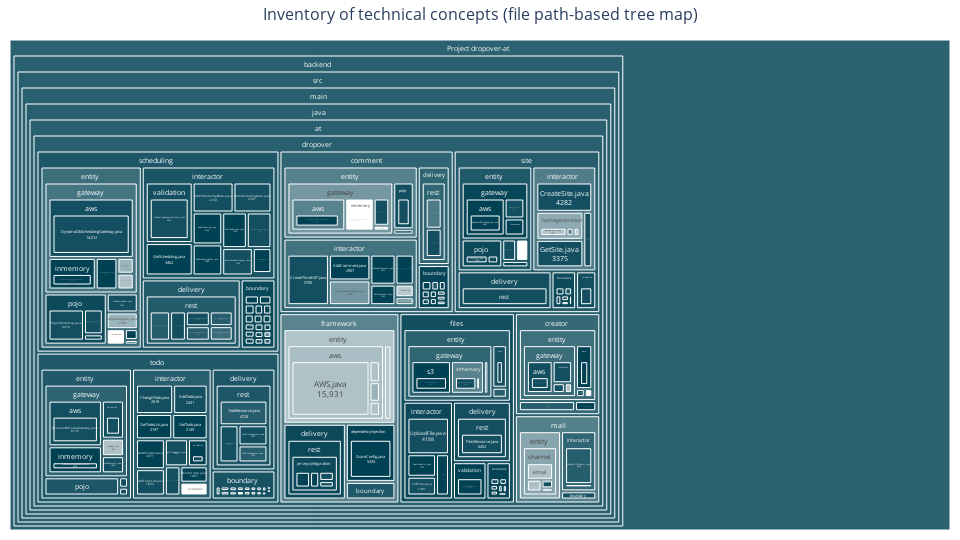

Notebook source saved alongside this figure:
### Markdown cell above
Create treemap for technical concepts based on filesystem structure

### Code cell
fig = create_treemap(results_df, 'technical', 'file_path', technical_colorscale)
fig.show()

### Figure 1 — Plotly figure (JSON) as saved in the notebook; plotly's stock layout.template omitted (floating-point values rounded to 4 significant figures; data arrays with more than 128 entries replaced by an {"elided": "..."} marker saying what was removed)
{"data": [{"branchvalues": "total", "customdata": {"elided": "292 str values"}, "hovertemplate": "<b>%{label}</b><br>%{customdata}<extra></extra>", "ids": {"elided": "292 str values"}, "labels": {"elided": "292 str values"}, "marker": {"cmax": 1, "cmin": 0, "colors": {"elided": "292 float values"}, "colorscale": [[0, "#ffffff"], [0.01, "#bfcfd4"], [1, "#004153"]]}, "parents": {"elided": "292 str values"}, "textfont": {"size": 8}, "textinfo": "label+value", "textposition": "middle center", "type": "treemap", "values": {"elided": "292 int values"}}], "layout": {"height": 540, "margin": {"b": 10, "l": 10, "r": 10, "t": 40}, "title": {"font": {"size": 16}, "text": "Inventory of technical concepts (file path-based tree map)", "x": 0.5, "xanchor": "center"}, "width": 960}}
